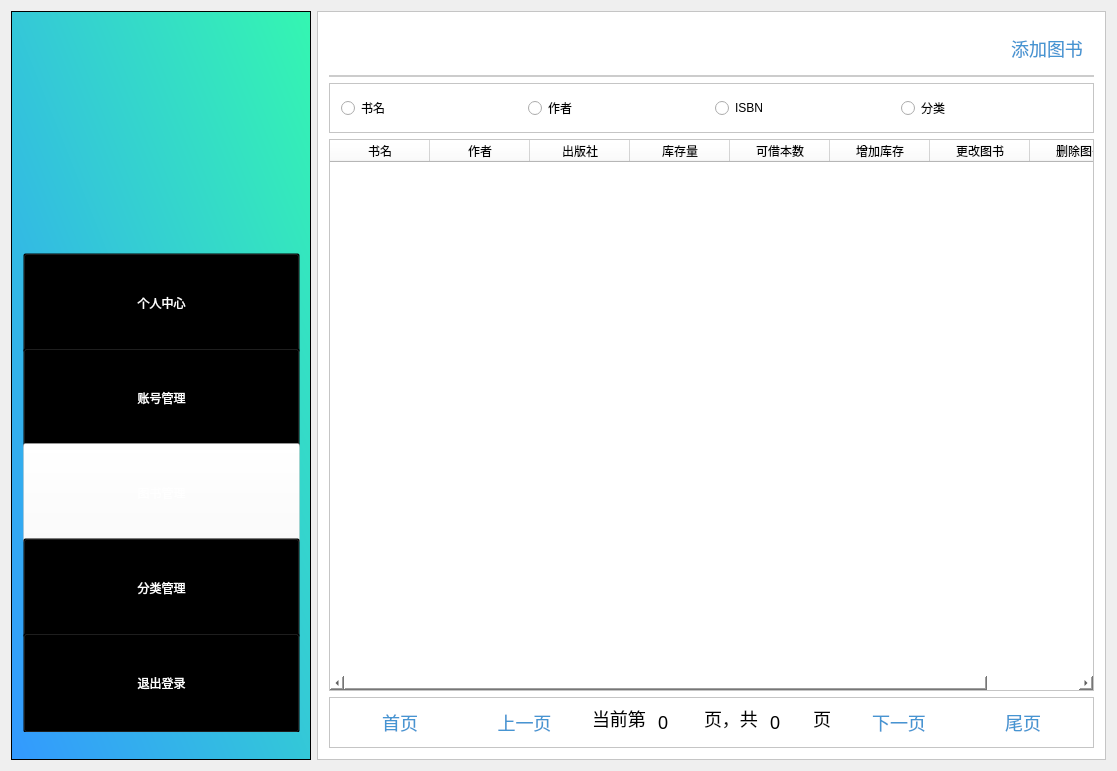
<?xml version="1.0" encoding="UTF-8"?>
<ui version="4.0">
 <class>admin_searchbook</class>
 <widget class="QWidget" name="admin_searchbook">
  <property name="geometry">
   <rect>
    <x>0</x>
    <y>0</y>
    <width>1117</width>
    <height>771</height>
   </rect>
  </property>
  <property name="windowTitle">
   <string>admin_searchbook</string>
  </property>
  <layout class="QHBoxLayout" name="horizontalLayout">
   <item>
    <widget class="QFrame" name="frame">
     <property name="sizePolicy">
      <sizepolicy hsizetype="Fixed" vsizetype="Expanding">
       <horstretch>0</horstretch>
       <verstretch>0</verstretch>
      </sizepolicy>
     </property>
     <property name="minimumSize">
      <size>
       <width>300</width>
       <height>700</height>
      </size>
     </property>
     <property name="styleSheet">
      <string notr="true">
background-color: qlineargradient(spread:pad, x1:0, y1:1, x2:1, y2:0, stop:0 rgba(51, 153, 255,1), stop:1 rgba(52, 246, 177,1));</string>
     </property>
     <property name="frameShape">
      <enum>QFrame::StyledPanel</enum>
     </property>
     <property name="frameShadow">
      <enum>QFrame::Raised</enum>
     </property>
     <widget class="QFrame" name="frame_2">
      <property name="geometry">
       <rect>
        <x>70</x>
        <y>30</y>
        <width>171</width>
        <height>176</height>
       </rect>
      </property>
      <property name="minimumSize">
       <size>
        <width>0</width>
        <height>0</height>
       </size>
      </property>
      <property name="baseSize">
       <size>
        <width>0</width>
        <height>100</height>
       </size>
      </property>
      <property name="styleSheet">
       <string notr="true">image: url(:/Library/images/logo2.png);
background:transparent;</string>
      </property>
      <property name="frameShape">
       <enum>QFrame::StyledPanel</enum>
      </property>
      <property name="frameShadow">
       <enum>QFrame::Raised</enum>
      </property>
     </widget>
     <widget class="QFrame" name="frame_8">
      <property name="geometry">
       <rect>
        <x>0</x>
        <y>230</y>
        <width>301</width>
        <height>491</height>
       </rect>
      </property>
      <property name="styleSheet">
       <string notr="true">background:transparent;</string>
      </property>
      <property name="frameShape">
       <enum>QFrame::StyledPanel</enum>
      </property>
      <property name="frameShadow">
       <enum>QFrame::Raised</enum>
      </property>
      <layout class="QVBoxLayout" name="verticalLayout_6">
       <item>
        <layout class="QVBoxLayout" name="verticalLayout">
         <property name="spacing">
          <number>7</number>
         </property>
         <property name="sizeConstraint">
          <enum>QLayout::SetDefaultConstraint</enum>
         </property>
         <item>
          <widget class="QPushButton" name="btnPersonal">
           <property name="minimumSize">
            <size>
             <width>0</width>
             <height>100</height>
            </size>
           </property>
           <property name="styleSheet">
            <string notr="true">font: 12pt &quot;微软雅黑&quot;;
color:white;
background:transparent;
cursor:pointer;</string>
           </property>
           <property name="text">
            <string>个人中心</string>
           </property>
          </widget>
         </item>
         <item>
          <widget class="QPushButton" name="btnSearchuser">
           <property name="minimumSize">
            <size>
             <width>0</width>
             <height>100</height>
            </size>
           </property>
           <property name="styleSheet">
            <string notr="true">font: 12pt &quot;微软雅黑&quot;;
color:white;
background:transparent;
cursor:pointer;</string>
           </property>
           <property name="text">
            <string>账号管理</string>
           </property>
          </widget>
         </item>
         <item>
          <widget class="QPushButton" name="btnSearchbook">
           <property name="minimumSize">
            <size>
             <width>0</width>
             <height>100</height>
            </size>
           </property>
           <property name="styleSheet">
            <string notr="true">font: 12pt &quot;微软雅黑&quot;;
color:white;
background:transparent;
cursor:pointer;
background-color:rgba(255,255,255,0.4);</string>
           </property>
           <property name="text">
            <string>图书管理</string>
           </property>
          </widget>
         </item>
         <item>
          <widget class="QPushButton" name="btnClassify">
           <property name="minimumSize">
            <size>
             <width>0</width>
             <height>100</height>
            </size>
           </property>
           <property name="styleSheet">
            <string notr="true">font: 12pt &quot;微软雅黑&quot;;
color:white;
background:transparent;
cursor:pointer;</string>
           </property>
           <property name="text">
            <string>分类管理</string>
           </property>
          </widget>
         </item>
         <item>
          <widget class="QPushButton" name="btnLogout">
           <property name="minimumSize">
            <size>
             <width>0</width>
             <height>100</height>
            </size>
           </property>
           <property name="styleSheet">
            <string notr="true">font: 12pt &quot;微软雅黑&quot;;
color:white;
background:transparent;
cursor:pointer;</string>
           </property>
           <property name="text">
            <string>退出登录</string>
           </property>
          </widget>
         </item>
        </layout>
       </item>
      </layout>
     </widget>
    </widget>
   </item>
   <item>
    <widget class="QFrame" name="frame_3">
     <property name="styleSheet">
      <string notr="true">background:white;</string>
     </property>
     <property name="frameShape">
      <enum>QFrame::StyledPanel</enum>
     </property>
     <property name="frameShadow">
      <enum>QFrame::Raised</enum>
     </property>
     <layout class="QVBoxLayout" name="verticalLayout_2">
      <item>
       <widget class="QFrame" name="frame_4">
        <property name="sizePolicy">
         <sizepolicy hsizetype="Preferred" vsizetype="Fixed">
          <horstretch>0</horstretch>
          <verstretch>4</verstretch>
         </sizepolicy>
        </property>
        <property name="styleSheet">
         <string notr="true">border:2px solid #cccccc;
border-top:0px;
border-left:0px;
border-right:0px;</string>
        </property>
        <property name="frameShape">
         <enum>QFrame::StyledPanel</enum>
        </property>
        <property name="frameShadow">
         <enum>QFrame::Raised</enum>
        </property>
        <layout class="QGridLayout" name="gridLayout">
         <item row="0" column="0">
          <widget class="QTextEdit" name="txtSearch">
           <property name="sizePolicy">
            <sizepolicy hsizetype="Expanding" vsizetype="Maximum">
             <horstretch>0</horstretch>
             <verstretch>100</verstretch>
            </sizepolicy>
           </property>
           <property name="maximumSize">
            <size>
             <width>16777215</width>
             <height>30</height>
            </size>
           </property>
           <property name="styleSheet">
            <string notr="true">color:#4695d2;
border:none;
font-size:18px;</string>
           </property>
          </widget>
         </item>
         <item row="0" column="1">
          <widget class="QPushButton" name="btnSearch">
           <property name="minimumSize">
            <size>
             <width>0</width>
             <height>30</height>
            </size>
           </property>
           <property name="styleSheet">
            <string notr="true">color:#4695d2;
image: url(:/Library/images/search.png);
border:none;
font-size:18px;</string>
           </property>
           <property name="text">
            <string/>
           </property>
          </widget>
         </item>
         <item row="0" column="2">
          <widget class="QPushButton" name="btnAdd">
           <property name="styleSheet">
            <string notr="true">color:#4695d2;
border:none;
font-size:18px;</string>
           </property>
           <property name="text">
            <string>添加图书</string>
           </property>
          </widget>
         </item>
        </layout>
       </widget>
      </item>
      <item>
       <widget class="QFrame" name="frame_6">
        <property name="maximumSize">
         <size>
          <width>16777215</width>
          <height>50</height>
         </size>
        </property>
        <property name="frameShape">
         <enum>QFrame::StyledPanel</enum>
        </property>
        <property name="frameShadow">
         <enum>QFrame::Raised</enum>
        </property>
        <layout class="QHBoxLayout" name="horizontalLayout_4">
         <item>
          <widget class="QRadioButton" name="radioName">
           <property name="text">
            <string>书名</string>
           </property>
          </widget>
         </item>
         <item>
          <widget class="QRadioButton" name="radioAuthor">
           <property name="text">
            <string>作者</string>
           </property>
          </widget>
         </item>
         <item>
          <widget class="QRadioButton" name="radioISBN">
           <property name="text">
            <string>ISBN</string>
           </property>
          </widget>
         </item>
         <item>
          <widget class="QRadioButton" name="radioClassify">
           <property name="text">
            <string>分类</string>
           </property>
          </widget>
         </item>
        </layout>
       </widget>
      </item>
      <item>
       <widget class="QTableWidget" name="tableWidget">
        <property name="sizePolicy">
         <sizepolicy hsizetype="Preferred" vsizetype="Preferred">
          <horstretch>0</horstretch>
          <verstretch>0</verstretch>
         </sizepolicy>
        </property>
        <property name="styleSheet">
         <string notr="true">text-align:center;</string>
        </property>
        <column>
         <property name="text">
          <string>书名</string>
         </property>
         <property name="textAlignment">
          <set>AlignCenter</set>
         </property>
        </column>
        <column>
         <property name="text">
          <string>作者</string>
         </property>
         <property name="textAlignment">
          <set>AlignCenter</set>
         </property>
        </column>
        <column>
         <property name="text">
          <string>出版社</string>
         </property>
         <property name="textAlignment">
          <set>AlignCenter</set>
         </property>
        </column>
        <column>
         <property name="text">
          <string>库存量</string>
         </property>
         <property name="textAlignment">
          <set>AlignCenter</set>
         </property>
        </column>
        <column>
         <property name="text">
          <string>可借本数</string>
         </property>
         <property name="textAlignment">
          <set>AlignCenter</set>
         </property>
        </column>
        <column>
         <property name="text">
          <string>增加库存</string>
         </property>
         <property name="textAlignment">
          <set>AlignCenter</set>
         </property>
        </column>
        <column>
         <property name="text">
          <string>更改图书</string>
         </property>
         <property name="textAlignment">
          <set>AlignCenter</set>
         </property>
        </column>
        <column>
         <property name="text">
          <string>删除图书</string>
         </property>
         <property name="textAlignment">
          <set>AlignCenter</set>
         </property>
        </column>
       </widget>
      </item>
      <item>
       <widget class="QFrame" name="frame_5">
        <property name="sizePolicy">
         <sizepolicy hsizetype="Preferred" vsizetype="Fixed">
          <horstretch>0</horstretch>
          <verstretch>0</verstretch>
         </sizepolicy>
        </property>
        <property name="frameShape">
         <enum>QFrame::StyledPanel</enum>
        </property>
        <property name="frameShadow">
         <enum>QFrame::Raised</enum>
        </property>
        <layout class="QHBoxLayout" name="horizontalLayout_2">
         <item>
          <widget class="QPushButton" name="btnFirstPage">
           <property name="sizePolicy">
            <sizepolicy hsizetype="Preferred" vsizetype="Fixed">
             <horstretch>0</horstretch>
             <verstretch>0</verstretch>
            </sizepolicy>
           </property>
           <property name="styleSheet">
            <string notr="true">color:#4695d2;
border:none;
font-size:18px;</string>
           </property>
           <property name="text">
            <string>首页</string>
           </property>
          </widget>
         </item>
         <item>
          <widget class="QPushButton" name="btnLastPage">
           <property name="sizePolicy">
            <sizepolicy hsizetype="Preferred" vsizetype="Fixed">
             <horstretch>0</horstretch>
             <verstretch>0</verstretch>
            </sizepolicy>
           </property>
           <property name="styleSheet">
            <string notr="true">color:#4695d2;
border:none;
font-size:18px;</string>
           </property>
           <property name="text">
            <string>上一页</string>
           </property>
          </widget>
         </item>
         <item>
          <layout class="QHBoxLayout" name="horizontalLayout_3">
           <item>
            <widget class="QLineEdit" name="lineEdit_4">
             <property name="sizePolicy">
              <sizepolicy hsizetype="Maximum" vsizetype="Preferred">
               <horstretch>0</horstretch>
               <verstretch>0</verstretch>
              </sizepolicy>
             </property>
             <property name="maximumSize">
              <size>
               <width>60</width>
               <height>16777215</height>
              </size>
             </property>
             <property name="styleSheet">
              <string notr="true">border:none;
font-size:18px;</string>
             </property>
             <property name="text">
              <string>当前第</string>
             </property>
             <property name="readOnly">
              <bool>true</bool>
             </property>
            </widget>
           </item>
           <item>
            <widget class="QLineEdit" name="etIndexPage">
             <property name="sizePolicy">
              <sizepolicy hsizetype="Maximum" vsizetype="Preferred">
               <horstretch>0</horstretch>
               <verstretch>0</verstretch>
              </sizepolicy>
             </property>
             <property name="maximumSize">
              <size>
               <width>40</width>
               <height>16777215</height>
              </size>
             </property>
             <property name="styleSheet">
              <string notr="true">border:none;
font-size:18px;</string>
             </property>
             <property name="text">
              <string>0</string>
             </property>
             <property name="readOnly">
              <bool>true</bool>
             </property>
            </widget>
           </item>
           <item>
            <widget class="QLineEdit" name="lineEdit_2">
             <property name="sizePolicy">
              <sizepolicy hsizetype="Maximum" vsizetype="Preferred">
               <horstretch>0</horstretch>
               <verstretch>0</verstretch>
              </sizepolicy>
             </property>
             <property name="maximumSize">
              <size>
               <width>60</width>
               <height>16777215</height>
              </size>
             </property>
             <property name="styleSheet">
              <string notr="true">border:none;
font-size:18px;</string>
             </property>
             <property name="text">
              <string>页，共</string>
             </property>
             <property name="readOnly">
              <bool>true</bool>
             </property>
            </widget>
           </item>
           <item>
            <widget class="QLineEdit" name="etCountPage">
             <property name="sizePolicy">
              <sizepolicy hsizetype="Maximum" vsizetype="Preferred">
               <horstretch>0</horstretch>
               <verstretch>0</verstretch>
              </sizepolicy>
             </property>
             <property name="maximumSize">
              <size>
               <width>40</width>
               <height>16777215</height>
              </size>
             </property>
             <property name="styleSheet">
              <string notr="true">border:none;
font-size:18px;
</string>
             </property>
             <property name="text">
              <string>0</string>
             </property>
             <property name="readOnly">
              <bool>true</bool>
             </property>
            </widget>
           </item>
           <item>
            <widget class="QLineEdit" name="lineEdit">
             <property name="sizePolicy">
              <sizepolicy hsizetype="Maximum" vsizetype="Preferred">
               <horstretch>0</horstretch>
               <verstretch>0</verstretch>
              </sizepolicy>
             </property>
             <property name="maximumSize">
              <size>
               <width>20</width>
               <height>16777215</height>
              </size>
             </property>
             <property name="styleSheet">
              <string notr="true">border:none;
font-size:18px;</string>
             </property>
             <property name="text">
              <string>页</string>
             </property>
             <property name="readOnly">
              <bool>true</bool>
             </property>
            </widget>
           </item>
          </layout>
         </item>
         <item>
          <widget class="QPushButton" name="btnNextPage">
           <property name="sizePolicy">
            <sizepolicy hsizetype="Preferred" vsizetype="Fixed">
             <horstretch>0</horstretch>
             <verstretch>0</verstretch>
            </sizepolicy>
           </property>
           <property name="styleSheet">
            <string notr="true">color:#4695d2;
border:none;
font-size:18px;</string>
           </property>
           <property name="text">
            <string>下一页</string>
           </property>
          </widget>
         </item>
         <item>
          <widget class="QPushButton" name="btnTheLast">
           <property name="sizePolicy">
            <sizepolicy hsizetype="Preferred" vsizetype="Fixed">
             <horstretch>0</horstretch>
             <verstretch>0</verstretch>
            </sizepolicy>
           </property>
           <property name="styleSheet">
            <string notr="true">color:#4695d2;
border:none;
font-size:18px;</string>
           </property>
           <property name="text">
            <string>尾页</string>
           </property>
          </widget>
         </item>
        </layout>
       </widget>
      </item>
     </layout>
    </widget>
   </item>
  </layout>
 </widget>
 <layoutdefault spacing="6" margin="11"/>
 <resources>
  <include location="library.qrc"/>
 </resources>
 <connections/>
</ui>
